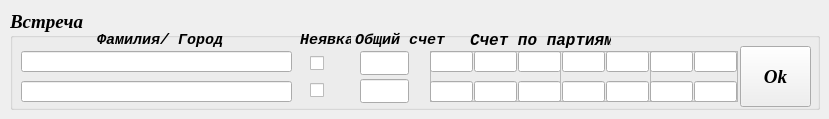
    <widget class="QWidget" name="tab_3">
     <attribute name="title">
      <string>Полуфиналы</string>
     </attribute>
     <widget class="QGroupBox" name="groupBox_match_3">
      <property name="geometry">
       <rect>
        <x>10</x>
        <y>10</y>
        <width>810</width>
        <height>100</height>
       </rect>
      </property>
      <property name="font">
       <font>
        <family>Times New Roman</family>
        <pointsize>14</pointsize>
        <weight>75</weight>
        <italic>true</italic>
        <bold>true</bold>
       </font>
      </property>
      <property name="title">
       <string>Встреча</string>
      </property>
      <property name="flat">
       <bool>false</bool>
      </property>
      <widget class="QLabel" name="label_71">
       <property name="geometry">
        <rect>
         <x>460</x>
         <y>22</y>
         <width>141</width>
         <height>16</height>
        </rect>
       </property>
       <property name="font">
        <font>
         <family>Courier New</family>
         <pointsize>12</pointsize>
         <weight>75</weight>
         <italic>true</italic>
         <bold>true</bold>
         <kerning>false</kerning>
        </font>
       </property>
       <property name="text">
        <string>Счет по партиям</string>
       </property>
      </widget>
      <widget class="QLabel" name="label_72">
       <property name="geometry">
        <rect>
         <x>345</x>
         <y>22</y>
         <width>91</width>
         <height>16</height>
        </rect>
       </property>
       <property name="font">
        <font>
         <family>Courier New</family>
         <pointsize>11</pointsize>
         <weight>75</weight>
         <italic>true</italic>
         <bold>true</bold>
         <kerning>false</kerning>
        </font>
       </property>
       <property name="text">
        <string>Общий счет</string>
       </property>
      </widget>
      <widget class="QPushButton" name="Button_Ok_pf">
       <property name="geometry">
        <rect>
         <x>730</x>
         <y>36</y>
         <width>71</width>
         <height>61</height>
        </rect>
       </property>
       <property name="text">
        <string>Ok</string>
       </property>
       <property name="flat">
        <bool>false</bool>
       </property>
      </widget>
      <widget class="QLabel" name="label_73">
       <property name="geometry">
        <rect>
         <x>87</x>
         <y>22</y>
         <width>171</width>
         <height>16</height>
        </rect>
       </property>
       <property name="font">
        <font>
         <family>Courier New</family>
         <pointsize>11</pointsize>
         <weight>75</weight>
         <italic>true</italic>
         <bold>true</bold>
         <kerning>false</kerning>
        </font>
       </property>
       <property name="text">
        <string>Фамилия/ Город</string>
       </property>
      </widget>
      <widget class="QLabel" name="label_74">
       <property name="geometry">
        <rect>
         <x>290</x>
         <y>22</y>
         <width>51</width>
         <height>16</height>
        </rect>
       </property>
       <property name="font">
        <font>
         <family>Courier New</family>
         <pointsize>11</pointsize>
         <weight>75</weight>
         <italic>true</italic>
         <bold>true</bold>
         <kerning>false</kerning>
        </font>
       </property>
       <property name="text">
        <string>Неявка</string>
       </property>
      </widget>
      <widget class="QLineEdit" name="lineEdit_pl1_score_total_pf">
       <property name="geometry">
        <rect>
         <x>350</x>
         <y>41</y>
         <width>49</width>
         <height>24</height>
        </rect>
       </property>
       <property name="font">
        <font>
         <pointsize>18</pointsize>
        </font>
       </property>
       <property name="alignment">
        <set>Qt::AlignCenter</set>
       </property>
      </widget>
      <widget class="QLineEdit" name="lineEdit_pl2_score_total_pf">
       <property name="geometry">
        <rect>
         <x>350</x>
         <y>69</y>
         <width>49</width>
         <height>24</height>
        </rect>
       </property>
       <property name="font">
        <font>
         <pointsize>18</pointsize>
        </font>
       </property>
       <property name="alignment">
        <set>Qt::AlignCenter</set>
       </property>
      </widget>
      <widget class="QCheckBox" name="checkBox_12">
       <property name="geometry">
        <rect>
         <x>300</x>
         <y>43</y>
         <width>21</width>
         <height>20</height>
        </rect>
       </property>
       <property name="text">
        <string/>
       </property>
      </widget>
      <widget class="QCheckBox" name="checkBox_13">
       <property name="geometry">
        <rect>
         <x>300</x>
         <y>70</y>
         <width>21</width>
         <height>20</height>
        </rect>
       </property>
       <property name="text">
        <string/>
       </property>
      </widget>
      <widget class="QLineEdit" name="lineEdit_player1_pf">
       <property name="geometry">
        <rect>
         <x>11</x>
         <y>41</y>
         <width>271</width>
         <height>21</height>
        </rect>
       </property>
       <property name="font">
        <font>
         <pointsize>11</pointsize>
        </font>
       </property>
      </widget>
      <widget class="QLineEdit" name="lineEdit_player2_pf">
       <property name="geometry">
        <rect>
         <x>11</x>
         <y>71</y>
         <width>271</width>
         <height>21</height>
        </rect>
       </property>
       <property name="font">
        <font>
         <pointsize>11</pointsize>
        </font>
       </property>
      </widget>
      <widget class="QFrame" name="frame_pf_three">
       <property name="geometry">
        <rect>
         <x>420</x>
         <y>41</y>
         <width>131</width>
         <height>51</height>
        </rect>
       </property>
       <property name="frameShape">
        <enum>QFrame::StyledPanel</enum>
       </property>
       <property name="frameShadow">
        <enum>QFrame::Raised</enum>
       </property>
       <widget class="QLineEdit" name="lineEdit_pl2_s1_pf">
        <property name="geometry">
         <rect>
          <x>0</x>
          <y>30</y>
          <width>43</width>
          <height>21</height>
         </rect>
        </property>
        <property name="font">
         <font>
          <pointsize>16</pointsize>
         </font>
        </property>
        <property name="alignment">
         <set>Qt::AlignCenter</set>
        </property>
       </widget>
       <widget class="QLineEdit" name="lineEdit_pl1_s3_pf">
        <property name="geometry">
         <rect>
          <x>88</x>
          <y>0</y>
          <width>43</width>
          <height>21</height>
         </rect>
        </property>
        <property name="font">
         <font>
          <pointsize>16</pointsize>
         </font>
        </property>
        <property name="alignment">
         <set>Qt::AlignCenter</set>
        </property>
       </widget>
       <widget class="QLineEdit" name="lineEdit_pl1_s2_pf">
        <property name="geometry">
         <rect>
          <x>44</x>
          <y>0</y>
          <width>43</width>
          <height>21</height>
         </rect>
        </property>
        <property name="font">
         <font>
          <pointsize>16</pointsize>
         </font>
        </property>
        <property name="alignment">
         <set>Qt::AlignCenter</set>
        </property>
       </widget>
       <widget class="QLineEdit" name="lineEdit_pl1_s1_pf">
        <property name="geometry">
         <rect>
          <x>0</x>
          <y>0</y>
          <width>43</width>
          <height>21</height>
         </rect>
        </property>
        <property name="font">
         <font>
          <pointsize>16</pointsize>
         </font>
        </property>
        <property name="alignment">
         <set>Qt::AlignCenter</set>
        </property>
       </widget>
       <widget class="QLineEdit" name="lineEdit_pl2_s2_pf">
        <property name="geometry">
         <rect>
          <x>44</x>
          <y>30</y>
          <width>43</width>
          <height>21</height>
         </rect>
        </property>
        <property name="font">
         <font>
          <pointsize>16</pointsize>
         </font>
        </property>
        <property name="alignment">
         <set>Qt::AlignCenter</set>
        </property>
       </widget>
       <widget class="QLineEdit" name="lineEdit_pl2_s3_pf">
        <property name="geometry">
         <rect>
          <x>88</x>
          <y>30</y>
          <width>43</width>
          <height>21</height>
         </rect>
        </property>
        <property name="font">
         <font>
          <pointsize>16</pointsize>
         </font>
        </property>
        <property name="alignment">
         <set>Qt::AlignCenter</set>
        </property>
       </widget>
      </widget>
      <widget class="QFrame" name="frame_pf_five">
       <property name="geometry">
        <rect>
         <x>550</x>
         <y>41</y>
         <width>91</width>
         <height>51</height>
        </rect>
       </property>
       <property name="frameShape">
        <enum>QFrame::StyledPanel</enum>
       </property>
       <property name="frameShadow">
        <enum>QFrame::Raised</enum>
       </property>
       <widget class="QLineEdit" name="lineEdit_pl2_s5_pf">
        <property name="geometry">
         <rect>
          <x>46</x>
          <y>30</y>
          <width>43</width>
          <height>21</height>
         </rect>
        </property>
        <property name="font">
         <font>
          <pointsize>16</pointsize>
         </font>
        </property>
        <property name="alignment">
         <set>Qt::AlignCenter</set>
        </property>
       </widget>
       <widget class="QLineEdit" name="lineEdit_pl1_s5_pf">
        <property name="geometry">
         <rect>
          <x>46</x>
          <y>0</y>
          <width>43</width>
          <height>21</height>
         </rect>
        </property>
        <property name="font">
         <font>
          <pointsize>16</pointsize>
         </font>
        </property>
        <property name="alignment">
         <set>Qt::AlignCenter</set>
        </property>
       </widget>
       <widget class="QLineEdit" name="lineEdit_pl1_s4_pf">
        <property name="geometry">
         <rect>
          <x>2</x>
          <y>0</y>
          <width>43</width>
          <height>21</height>
         </rect>
        </property>
        <property name="font">
         <font>
          <pointsize>16</pointsize>
         </font>
        </property>
        <property name="alignment">
         <set>Qt::AlignCenter</set>
        </property>
       </widget>
       <widget class="QLineEdit" name="lineEdit_pl2_s4_pf">
        <property name="geometry">
         <rect>
          <x>2</x>
          <y>30</y>
          <width>43</width>
          <height>21</height>
         </rect>
        </property>
        <property name="font">
         <font>
          <pointsize>16</pointsize>
         </font>
        </property>
        <property name="alignment">
         <set>Qt::AlignCenter</set>
        </property>
       </widget>
      </widget>
      <widget class="QFrame" name="frame_pf_seven">
       <property name="geometry">
        <rect>
         <x>640</x>
         <y>41</y>
         <width>88</width>
         <height>51</height>
        </rect>
       </property>
       <property name="frameShape">
        <enum>QFrame::StyledPanel</enum>
       </property>
       <property name="frameShadow">
        <enum>QFrame::Raised</enum>
       </property>
       <widget class="QLineEdit" name="lineEdit_pl2_s6_pf">
        <property name="geometry">
         <rect>
          <x>0</x>
          <y>30</y>
          <width>43</width>
          <height>21</height>
         </rect>
        </property>
        <property name="font">
         <font>
          <pointsize>16</pointsize>
         </font>
        </property>
        <property name="alignment">
         <set>Qt::AlignCenter</set>
        </property>
       </widget>
       <widget class="QLineEdit" name="lineEdit_pl1_s7_pf">
        <property name="geometry">
         <rect>
          <x>44</x>
          <y>0</y>
          <width>43</width>
          <height>21</height>
         </rect>
        </property>
        <property name="font">
         <font>
          <pointsize>16</pointsize>
         </font>
        </property>
        <property name="alignment">
         <set>Qt::AlignCenter</set>
        </property>
       </widget>
       <widget class="QLineEdit" name="lineEdit_pl1_s6_pf">
        <property name="geometry">
         <rect>
          <x>0</x>
          <y>0</y>
          <width>43</width>
          <height>21</height>
         </rect>
        </property>
        <property name="font">
         <font>
          <pointsize>16</pointsize>
         </font>
        </property>
        <property name="alignment">
         <set>Qt::AlignCenter</set>
        </property>
       </widget>
       <widget class="QLineEdit" name="lineEdit_pl2_s7_pf">
        <property name="geometry">
         <rect>
          <x>44</x>
          <y>30</y>
          <width>43</width>
          <height>21</height>
         </rect>
        </property>
        <property name="font">
         <font>
          <pointsize>16</pointsize>
         </font>
        </property>
        <property name="alignment">
         <set>Qt::AlignCenter</set>
        </property>
       </widget>
      </widget>
     </widget>
    </widget>
